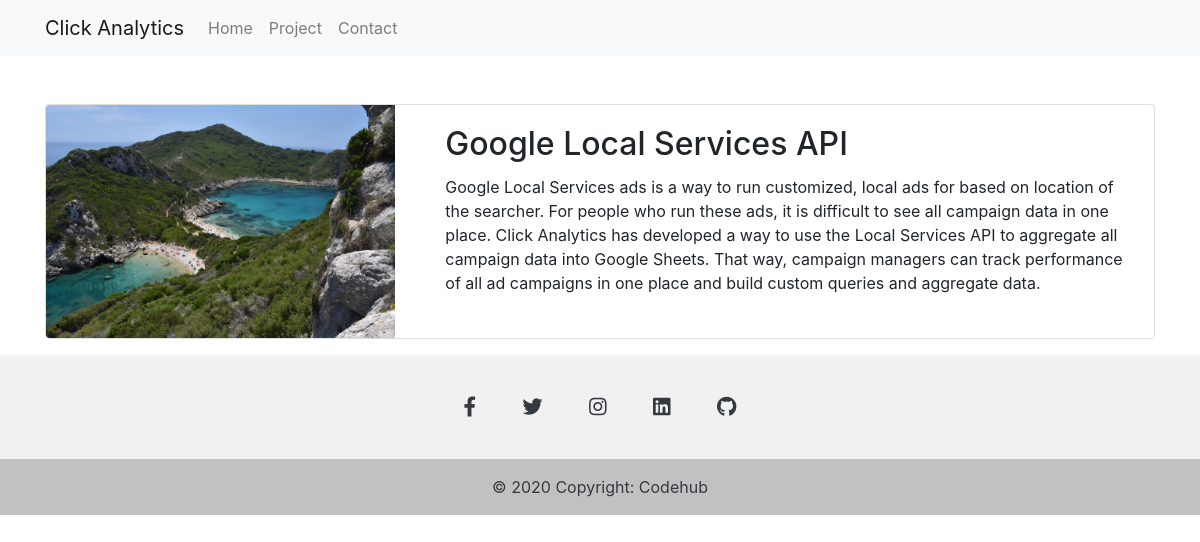
/6/, run on the app's committed database.
### projects/models.py (models this page shows, shortened)
class Project(models.Model):
    title = models.CharField(max_length=100)
    description = models.TextField()
    technology = models.CharField(max_length=20)
    image = models.ImageField(upload_to="project_image")

### projects/views.py (the view)
# urls.py: path("<int:pk>/", views.project_detail, name="project_detail"),
def project_detail(request, pk):
    project = Project.objects.get(pk=pk)
    context = {
        'project': project,
        'page_title': "Details"
    }
    return render(request, 'details/project_detail.html', context)

### projects/context_processors.py (called while the page is built)
def social(request):
    social = Social.objects.last()
    return {'social': social}

### projects/templates/details/project_detail.html
{% extends "base.html" %}
{% load static %}
{% block content %}
<div class="container mt-5">
<div class="card mb-3">
    <div class="row g-0">
      <div class="col-md-4">
        <img src="{{project.image.url}}" class="img-fluid rounded-start" alt="...">
      </div>
      <div class="col-md-8">
        <div class="card-body">
          <h2 class="card-title">{{ project.title }}</h2>
          <p class="card-text">{{ project.description }}</p>
        </div>
      </div>
    </div>
  </div>
</div>
{% endblock content %}

### data on the page
Project: image (picture), title "Google Local Services API", description "Google Local Services ads is a way to run customized, local ads for based on location of the searcher. For people who run these ads, it is difficult to see all campaign data in one place. Click Analytics has developed a way to use the Local Services API to aggregate all campaign data into Google Sheets. That way, campaign managers can track performance of all ad campaigns in one place and build custom queries and aggregate data."
